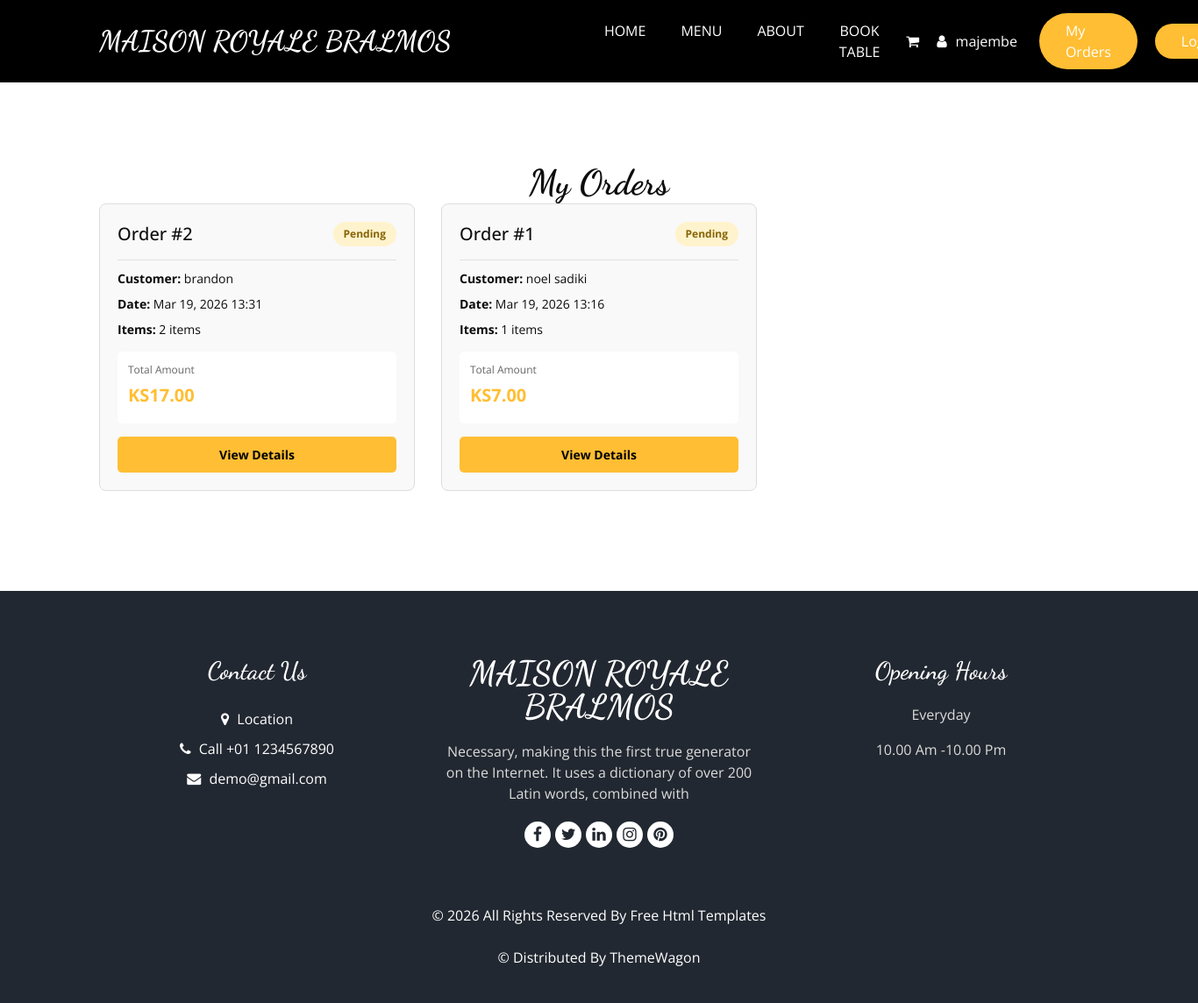
/my-orders/ (signed in), run on the app's committed database.
### myapp/models.py (models this page shows, shortened)
class Order(models.Model):
    STATUS_CHOICES = [
        ('pending', 'Pending'),
        ('confirmed', 'Confirmed'),
        ('preparing', 'Preparing'),
        ('ready', 'Ready for Pickup'),
        ('completed', 'Completed'),
        ('cancelled', 'Cancelled'),
    ]
    user = models.ForeignKey(User, on_delete=models.CASCADE)
    total_price = models.DecimalField(max_digits=10, decimal_places=2)
    status = models.CharField(max_length=20, choices=STATUS_CHOICES, default='pending')
    payment_status = models.CharField(max_length=20, choices=[('pending', 'Pending'), ('completed', 'Completed'), ('failed', 'Failed')], default='pending')
    customer_name = models.CharField(max_length=100)
    customer_email = models.EmailField()
    customer_phone = models.CharField(max_length=15)
    delivery_address = models.TextField()
    special_instructions = models.TextField(blank=True)
    created_at = models.DateTimeField(auto_now_add=True)
    updated_at = models.DateTimeField(auto_now=True)
    class Meta:
        ordering = ['-created_at']

### myapp/views.py (the view)
# urls.py: path('my-orders/', views.my_orders, name='my_orders'),
@login_required(login_url='login')
def my_orders(request):
    orders = Order.objects.filter(user=request.user)
    context = {
        'orders': orders,
    }
    return render(request, 'my_orders.html', context)

### myapp/models.py (called while the page is built)
    def get_item_count(self):
        return sum(item.quantity for item in self.cartitem_set.all())

### myapp/templates/my_orders.html (shortened to what this page needs)
{% extends "base.html" %}
{% load static %}
{% block content %}
<section class="food_section layout_padding">
  <div class="container">
    <div class="heading_container heading_center">
      <h2>My Orders</h2>
    </div>
    {% if orders %}
    <div class="row">
      {% for order in orders %}
      <div class="col-md-6 col-lg-4 mb-4">
        <div style="border:1px solid #ddd; border-radius:8px; padding:20px; background:#f9f9f9; transition:all 0.3s ease; cursor:pointer;"
             onmouseover="this.style.boxShadow='0 4px 15px rgba(0,0,0,0.1)'"
             onmouseout="this.style.boxShadow='none'">
          <div style="display:flex; justify-content:space-between; align-items:center; margin-bottom:15px;">
            <h5 style="margin:0;">Order #{{ order.id }}</h5>
            <span style="background:{% if order.status == 'pending' %}#fff3cd{% elif order.status == 'completed' %}#d4edda{% else %}#e7e7ff{% endif %};
                         color:{% if order.status == 'pending' %}#856404{% elif order.status == 'completed' %}#155724{% else %}#004085{% endif %};
                         padding:5px 12px; border-radius:20px; font-size:12px; font-weight:bold;">
              {{ order.get_status_display }}
            </span>
          </div>
          <hr style="margin:10px 0;">
          <p style="margin:8px 0; font-size:14px;">
            <strong>Customer:</strong> {{ order.customer_name }}
          </p>
          <p style="margin:8px 0; font-size:14px;">
            <strong>Date:</strong> {{ order.created_at|date:"M d, Y H:i" }}
          </p>
          <p style="margin:8px 0; font-size:14px;">
            <strong>Items:</strong> {{ order.orderitem_set.count }} items
          </p>
          <div style="background:#ffffff; padding:12px; border-radius:5px; margin:15px 0;">
            <p style="margin:0; font-size:12px; color:#666;">Total Amount</p>
            <p style="margin:5px 0; font-size:20px; color:#ffbe33; font-weight:bold;">KS{{ order.total_price }}</p>
          </div>
          <a href="{% url 'order_confirmation' order.id %}" class="btn btn-sm btn-warning"
             style="width:100%; padding:10px; background:#ffbe33; color:#000; border:none; border-radius:5px; font-weight:bold; text-align:center; display:block;">
            View Details
          </a>
        </div>
      </div>
      {% endfor %}
    </div>
    {% endif %}
  </div>
</section>
{% endblock %}

### myapp/templates/base.html (shortened to what this page needs)
{% load static %}
<!DOCTYPE html>
<html>
<head>
  <link rel="stylesheet" type="text/css" href="{% static 'css/bootstrap.css' %}" />
  <link rel="stylesheet" type="text/css" href="https://cdnjs.cloudflare.com/ajax/libs/OwlCarousel2/2.3.4/assets/owl.carousel.min.css" />
  <link rel="stylesheet" href="https://cdnjs.cloudflare.com/ajax/libs/jquery-nice-select/1.1.0/css/nice-select.min.css" />
  <link href="{% static 'css/font-awesome.min.css' %}" rel="stylesheet" />
  <link href="{% static 'css/style.css' %}" rel="stylesheet" />
  <link href="{% static 'css/responsive.css' %}" rel="stylesheet" />
</head>
<body{% block body_class %}{% endblock %}>
  <header class="header_section">
    <div class="container">
      <nav class="navbar navbar-expand-lg custom_nav-container ">
        <a class="navbar-brand" href="{% url 'index' %}">
          <span>
            MAISON ROYALE BRALMOS
          </span>
        </a>
        <div class="collapse navbar-collapse" id="navbarSupportedContent">
          <ul class="navbar-nav  mx-auto ">
            <li class="nav-item {% block nav_home %}{% endblock %}">
              <a class="nav-link" href="{% url 'index' %}">Home {% block nav_home_span %}{% endblock %}</a>
            </li>
            <li class="nav-item {% block nav_menu %}{% endblock %}">
              <a class="nav-link" href="{% url 'menu' %}">Menu {% block nav_menu_span %}{% endblock %}</a>
            </li>
            <li class="nav-item {% block nav_about %}{% endblock %}">
              <a class="nav-link" href="{% url 'about' %}">About {% block nav_about_span %}{% endblock %}</a>
            </li>
            <li class="nav-item {% block nav_book %}{% endblock %}">
              <a class="nav-link" href="{% url 'book' %}">Book Table {% block nav_book_span %}{% endblock %}</a>
            </li>
          </ul>
          <div class="user_option">
            {% if user.is_authenticated %}
              <a href="{% url 'view_cart' %}" class="user_link" title="Shopping Cart" style="position: relative; display: inline-block;">
                <i class="fa fa-shopping-cart" aria-hidden="true"></i>
              </a>
              <a href="" class="user_link" title="{{ user.first_name|default:user.username }}">
                <i class="fa fa-user" aria-hidden="true"></i>
              </a>
              <span style="color: white; margin-right: 15px;">{{ user.first_name|default:user.username }}</span>
              <a href="{% url 'my_orders' %}" class="order_online" style="margin-right: 10px;">
                My Orders
              </a>
              <a href="{% url 'logout' %}" class="order_online">
                Logout
              </a>
            {% endif %}
          </div>
        </div>
      </nav>
    </div>
  </header>
  {% block content %}{% endblock %}
  <footer class="footer_section">
    <div class="container">
      <div class="row">
        <div class="col-md-4 footer-col">
          <div class="footer_contact">
            <h4>
              Contact Us
            </h4>
            <div class="contact_link_box">
              <a href="">
                <i class="fa fa-map-marker" aria-hidden="true"></i>
                <span>
                  Location
                </span>
              </a>
              <a href="">
                <i class="fa fa-phone" aria-hidden="true"></i>
                <span>
                  Call +01 1234567890
                </span>
              </a>
              <a href="">
                <i class="fa fa-envelope" aria-hidden="true"></i>
                <span>
                  demo@gmail.com
                </span>
              </a>
            </div>
          </div>
        </div>
        <div class="col-md-4 footer-col">
          <div class="footer_detail">
            <a href="" class="footer-logo">
              MAISON ROYALE BRALMOS
            </a>
            <p>
              Necessary, making this the first true generator on the Internet. It uses a dictionary of over 200 Latin words, combined with
            </p>
            <div class="footer_social">
              <a href="">
                <i class="fa fa-facebook" aria-hidden="true"></i>
              </a>
              <a href="">
                <i class="fa fa-twitter" aria-hidden="true"></i>
              </a>
              <a href="">
                <i class="fa fa-linkedin" aria-hidden="true"></i>
              </a>
              <a href="">
                <i class="fa fa-instagram" aria-hidden="true"></i>
              </a>
              <a href="">
                <i class="fa fa-pinterest" aria-hidden="true"></i>
              </a>
            </div>
          </div>
        </div>
        <div class="col-md-4 footer-col">
          <h4>
            Opening Hours
          </h4>
          <p>
            Everyday
          </p>
          <p>
            10.00 Am -10.00 Pm
          </p>
        </div>
      </div>
      <div class="footer-info">
        <p>
          &copy; <span id="displayYear"></span> All Rights Reserved By
          <a href="https://html.design/">Free Html Templates</a><br><br>
          &copy;  Distributed By
          <a href="https://themewagon.com/" target="_blank">ThemeWagon</a>
        </p>
      </div>
    </div>
  </footer>
</body>
</html>

### myapp/static/css/style.css (style rules this page uses)
body { font-family: "Open Sans", sans-serif; color: #0c0c0c; background-color: #ffffff; overflow-x: hidden; }
.layout_padding { padding: 90px 0; }
h1, h2 { font-family: 'Dancing Script', cursive; }
.heading_container { display: -webkit-box; display: -ms-flexbox; display: flex; -webkit-box-orient: vertical; -webkit-box-direction: normal; -ms-flex-direction: column; flex-direction: column; -webkit-box-align: start; -ms-flex-align: start; align-items: flex-start; }
.heading_container h2 { position: relative; margin-bottom: 0; font-size: 2.5rem; font-weight: bold; }
.heading_container.heading_center { -webkit-box-align: center; -ms-flex-align: center; align-items: center; text-align: center; }
a, a:hover, a:focus { text-decoration: none; }
.btn, .btn:focus { outline: none !important; -webkit-box-shadow: none; box-shadow: none; }
.header_section { padding: 15px 0; background-color: #000000; }
.navbar-brand { font-family: 'Dancing Script', cursive; }
.navbar-brand span { font-weight: bold; font-size: 32px; color: #ffffff; }
.custom_nav-container { padding: 0; }
.custom_nav-container .navbar-nav { padding-left: 18%; }
.custom_nav-container .navbar-nav .nav-item .nav-link { padding: 5px 20px; color: #ffffff; text-align: center; text-transform: uppercase; border-radius: 5px; -webkit-transition: all 0.3s; transition: all 0.3s; }
.user_option { display: -webkit-box; display: -ms-flexbox; display: flex; -webkit-box-align: center; -ms-flex-align: center; align-items: center; }
.user_option a { margin: 0 10px; }
.user_option .user_link { color: #ffffff; }
.user_option .order_online { display: inline-block; padding: 8px 30px; background-color: #ffbe33; color: #ffffff; border-radius: 45px; -webkit-transition: all 0.3s; transition: all 0.3s; border: none; }
.footer_section { background-color: #222831; color: #ffffff; padding: 75px 0 40px 0; text-align: center; }
.footer_section h4 { font-size: 28px; }
.footer_section h4, .footer_section .footer-logo { font-weight: 600; margin-bottom: 20px; font-family: 'Dancing Script', cursive; }
.footer_section p { color: #dbdbdb; }
.footer_section .footer-col { margin-bottom: 30px; }
.footer_section .footer_contact .contact_link_box { display: -webkit-box; display: -ms-flexbox; display: flex; -webkit-box-orient: vertical; -webkit-box-direction: normal; -ms-flex-direction: column; flex-direction: column; }
.footer_section .footer_contact .contact_link_box a { margin: 5px 0; color: #ffffff; }
.footer_section .footer_contact .contact_link_box a i { margin-right: 5px; }
.footer_section .footer-logo { display: block; font-weight: bold; font-size: 38px; line-height: 1; color: #ffffff; }
.footer_section .footer_social { display: -webkit-box; display: -ms-flexbox; display: flex; -webkit-box-pack: center; -ms-flex-pack: center; justify-content: center; margin-top: 20px; margin-bottom: 10px; }
.footer_section .footer_social a { display: -webkit-box; display: -ms-flexbox; display: flex; -webkit-box-pack: center; -ms-flex-pack: center; justify-content: center; -webkit-box-align: center; -ms-flex-align: center; align-items: center; color: #222831; width: 30px; height: 30px; border-radius: 100%; background-color: #ffffff; border-radius: 100%; margin: 0 2.5px; font-size: 18px; }
.footer_section .footer-info { text-align: center; margin-top: 25px; }
.footer_section .footer-info p { color: #ffffff; margin: 0; }
.footer_section .footer-info p a { color: inherit; }

### myapp/static/css/responsive.css (style rules this page uses)
@media (min-width: 1200px) { .container { max-width: 1170px; } }

### data on the page
Order: id "2", status "Pending", customer_name "brandon", created_at "Mar 19, 2026 13:31", orderitem_set.count "2", total_price "17.00"
Order: id "1", status "Pending", customer_name "noel sadiki", created_at "Mar 19, 2026 13:16", orderitem_set.count "1", total_price "7.00"

### other printed values
{{ user.first_name|default:user.username }} "majembe"
